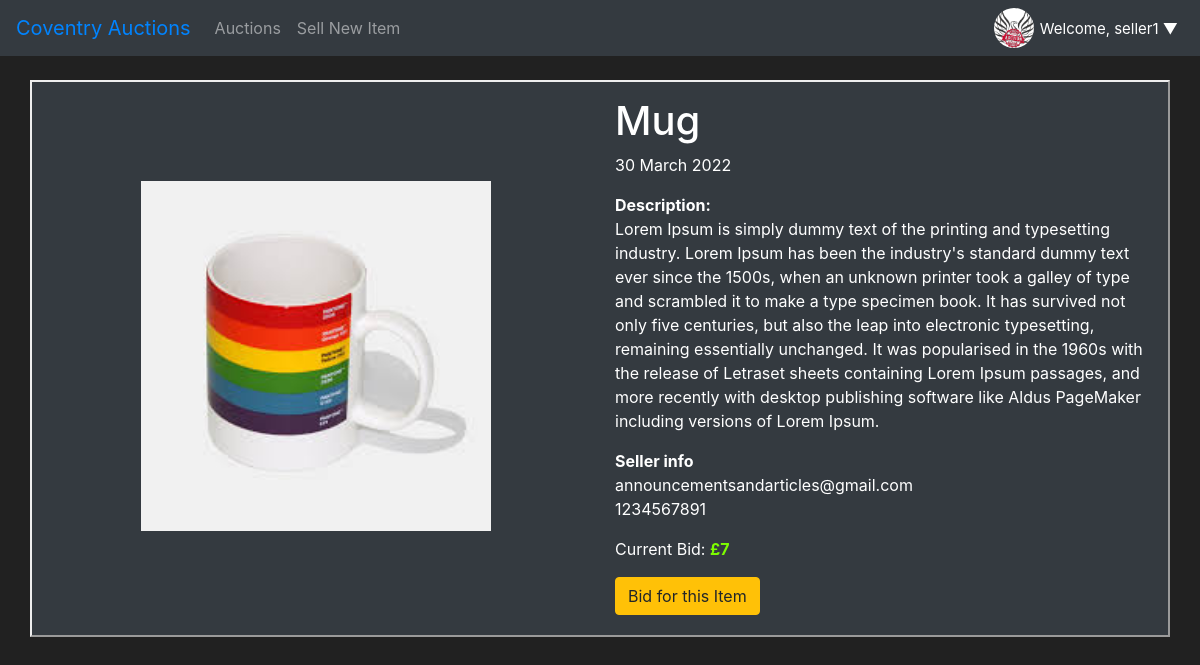
The page /item/8 (signed in) on the database its author committed.
### auction/models.py (models this page shows, shortened)
class User(db.Model, UserMixin):
    id = db.Column(db.Integer(), primary_key=True)
    username = db.Column(db.String(length=30), nullable=False, unique=True)
    email_address = db.Column(db.String(length=50), nullable=False, unique=True)
    phone_number = db.Column(db.String(), nullable=False, unique=True)
    password_hash = db.Column(db.String(length=60), nullable=False)
    items = db.relationship('Item', backref='owned_user', lazy=True)
    @property
    def password(self):
        return self.password

class Item(db.Model):
    id = db.Column(db.Integer(), primary_key=True)
    name = db.Column(db.String(length=30), nullable=False)
    start_price = db.Column(db.Integer(), nullable=False)
    description = db.Column(db.String(length=1024), nullable=False)
    image = db.Column(db.String(20), nullable=False, unique=True, default='default.jpg')
    owner = db.Column(db.Integer(), db.ForeignKey('user.id'))
    seller = db.Column(db.String(20))
    date_created = db.Column(db.DateTime)
    show_date = db.Column(db.String(10))
    duration = db.Column(db.Integer(), default=1)
    curr_bid = db.Column(db.Integer(), nullable=False)
    last_bidder = db.Column(db.Integer(), default=None)
    highest_bidder_id = db.Column(db.Integer(), default=None)
    item_sold = db.Column(db.Boolean(), default=False)

### auction/routes.py (the view)
@app.route("/item/<int:item_id>", methods=["GET", "POST"])
@login_required
def item_page(item_id):
    item = Item.query.filter_by(id=item_id).first()                         #import de item information
    user = User.query.filter_by(username=item.seller).first()               #import de user information that corresponds to the item seller
    return render_template('item.html', item=item, user=user)

### auction/models.py (called while the page is built)
@login_manager.user_loader
def load_user(user_id):
    return User.query.get(int(user_id))

### auction/templates/item.html (shortened to what this page needs)
{% extends 'base.html' %} {% block title %} {{item.name}} {% endblock %} {% block
content %}
<section id="services" class="services section-bg" style="padding-top: 2%"">
    <div class="container" style="border-width: 1px; background-color: #343A40; padding-top: 15px; padding-bottom: 20px; border-style: outset; border-width: 2px;">
        <div class="row row-sm">
            <div class="col-md-6 _boxzoom" style="text-align: center; margin: auto">
                <div class="_product-images">
                    <img class="my_img" src="{{ url_for('static', filename='images/')}}{{item.image}}" width="350" height="350">
                </div>
            </div>
            <div class="col-md-6">
                <div class="_product-detail-content">
                    <h1>{{ item.name }}</h1>
                    <div class="_p-price-box">
                        <div class="p-list">
                            <span class="price">{{ item.show_date }}</span>
                        </div>
                        <div class="description">
                            <strong> Description: </strong><br>
                            {{ item.description }}
                        </div>
                        <div class="seller-info">
                            <strong>Seller info</strong><br>
                            {{ user.email_address }}<br>
                            {{ user.phone_number }}
                        </div>
                        <span>Current Bid: <strong style="color: lawngreen;">£{{ item.curr_bid }}</strong> </span><p></p>
                        {% if item.seller == current_user.username %}
                            <button class="btn-theme btn btn-dark" disabled>You are selling this item</button>
                        {% elif item.owner == current_user.id %}
                            <button class="btn-theme btn btn-dark" disabled>You own this item</button>
                        {% elif item.highest_bidder_id == current_user.id %}
                            <button class="btn-theme btn btn-dark" disabled>You have the highest bid</button>
                        {% else %}
                            <a href="{{ url_for('bid_page', item_id=item.id) }}">
                            <button class="btn-theme btn btn-warning">Bid for this Item</button>
                            </a>
                        {% endif %}
                    </div>
                </div>
            </div>
        </div>
    </div>
</section>
{% endblock %}

### auction/templates/base.html (shortened to what this page needs)
<!DOCTYPE html>
<html lang="en">
<head>
    <link rel="stylesheet" href="https://cdn.jsdelivr.net/npm/bootstrap@4.5.3/dist/css/bootstrap.min.css"
 />
</head>
<body>
    <nav class="navbar navbar-expand-md navbar-dark bg-dark">
        <a class="navbar-brand" href="{{ url_for('auction_page') }}" style="color: rgb(0, 132, 255)">Coventry
            Auctions</a>
        <div class="collapse navbar-collapse" id="navbarNav">
            <ul class="navbar-nav mr-auto">
                <li class="nav-item">
                    <a class="nav-link" href="{{ url_for('auction_page') }}">Auctions</a>
                </li>
                <li class="nav-item mr-auto">
                    <a class="nav-link" href="{{ url_for('sellitem_page') }}">Sell New Item</a>
                </li>
            </ul>
            {% if current_user.is_authenticated %}
            <ul class="navbar-nav">
                <li class="nav-item">
                        <img src="static\images\CovUniAuction.png"
                            width="40" height="40" class="rounded-circle">
                </li>
                <li class="nav-item nav-item-user">
                    <div class="dropdown">
                        <button class="dropbtn">Welcome, {{ current_user.username }} <span
                                class="arrow">&#9660;</span></button>
                    </div>
                </li>
            </ul>
            {% endif %}
        </div>
    </nav>
     {% block content %} {% endblock %}
</body>
</html>

### auction/templates/base.html (style rules this page uses)
body { background-color: #212121; color: white; }
.dropbtn { background-color: #343A40; color: white; font-size: 15px; border: none; }
.nav-item-user { padding-top: 4%; }
.dropdown { position: relative; display: inline-block; }

### rows shown on the page
User: username "seller1"
Item: image (picture), name "Mug", show_date "30 March 2022", description "Lorem Ipsum is simply dummy text of the printing and typesetting industry. Lorem Ipsum has been the industry's standard dummy text ever since the 1500s, when an unknown printer took a galley of type and scrambled it to make a type specimen book. It has survived not only five centuries, but also the leap into electronic typesetting, remaining essentially unchanged. It was popularised in the 1960s with the release of Letraset sheets containing Lorem Ipsum passages, and more recently with desktop publishing software like Aldus PageMaker including versions of Lorem Ipsum.", curr_bid "7"
User: email_address "announcementsandarticles@gmail.com", phone_number "1234567891"
